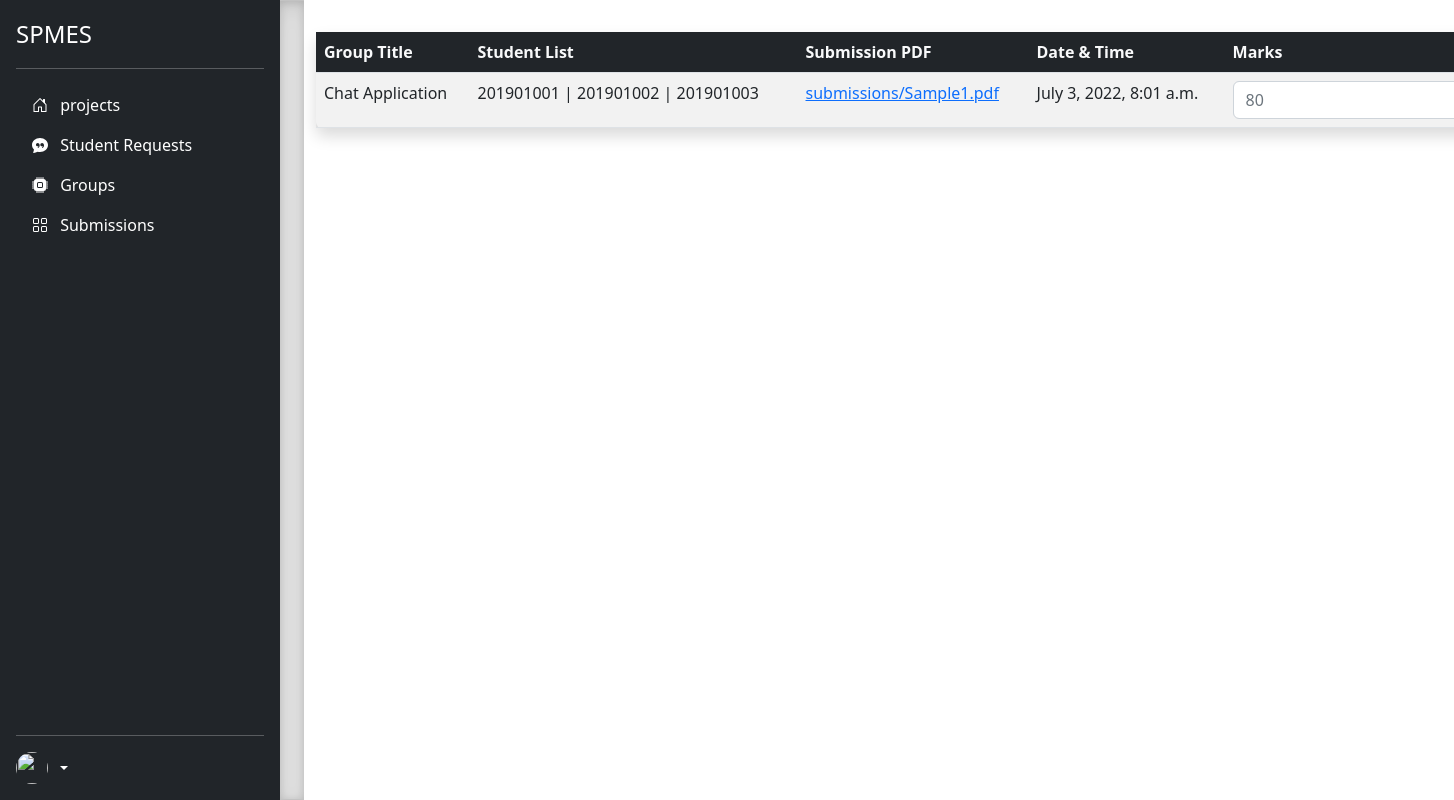
/faculty/submissions/1/, run on the app's committed database.
### accounts/models.py (models this page shows)
class submission(models.Model):
    assignment_id = models.ForeignKey(assignment,on_delete=models.CASCADE)
    group_id = models.IntegerField()
    marks = models.IntegerField()
    sub_pdf_name = models.FileField(upload_to="submissions/")
    time_stamp = models.DateTimeField(auto_now=True)
    def __str__(self):
        return str(self.sub_pdf_name.name)

class grp(models.Model):
    sub_project_id = models.ForeignKey(sub_project,on_delete=models.CASCADE)
    student_id = models.CharField(max_length=100)
    group_title = models.CharField(max_length=250)
    def __str__(self):
        return self.group_title

### accounts/faculty/faculty_view.py (the view)
# urls.py: path("faculty/submissions/<int:sp_id>/",faculty_view.get_submission,name="get_submission"),
def get_submission(request,sp_id):
     obj = sub_project.objects.get(id = sp_id)
     grp_list=grp.objects.filter(sub_project_id=obj)
     print(grp_list)
     sub_list=[]
     for list in grp_list:
          print(list.id)
          temp=submission.objects.filter(group_id=list.id)
          print(temp)
          for l in temp:
               stud=list.student_id
               title=list.group_title
               sub_list.append({"list":l,"stud":stud,"title":title})
          print(sub_list)
     return render(request,'faculty/get_submission.html',{'sub_list':sub_list,'sp':sp_id})

### templates/faculty/get_submission.html (shortened to what this page needs)
{% extends 'faculty_program.html' %}
{% block body %}
<table class="table table-hover table-striped shadow rounded mt-2">
    <thead>
      <tr class = "bg-dark text-light">
        <th scope="col">Group Title</th>
        <th scope="col">Student List</th>
        <th scope="col">Submission PDF</th>
        <th scope="col">Date & Time</th>
        <th scope="col">Marks</th>
      </tr>
    </thead>
    <tbody>
        {% for ll in sub_list %}
        <tr>
            <td>{{ll.title}}</td>
            <td>{{ll.stud}}</td>
            <td><a href="{{MEDIA_URL}}{{ll.list.sub_pdf_name.name}}">{{ll.list.sub_pdf_name.name}}</a></td>
            <td>{{ll.list.time_stamp}}</td>
            <td>
              <form action="{% url 'give_marks' ll.list.id sp %}" method = 'post' style = "display: flex;">
                <input type="number" class = "form-control" name = "marks" placeholder="{{ll.list.marks}}">
              </form>
            </td>
        </tr>
        <br>
        {% endfor %}
    </tbody>
  </table>
{% endblock body %}

### data on the page
submission: title "Chat Application", stud "201901001 | 201901002 | 201901003", list.sub_pdf_name.name "submissions/Sample1.pdf", list.time_stamp "July 3, 2022, 8:01 a.m.", marks "80"
